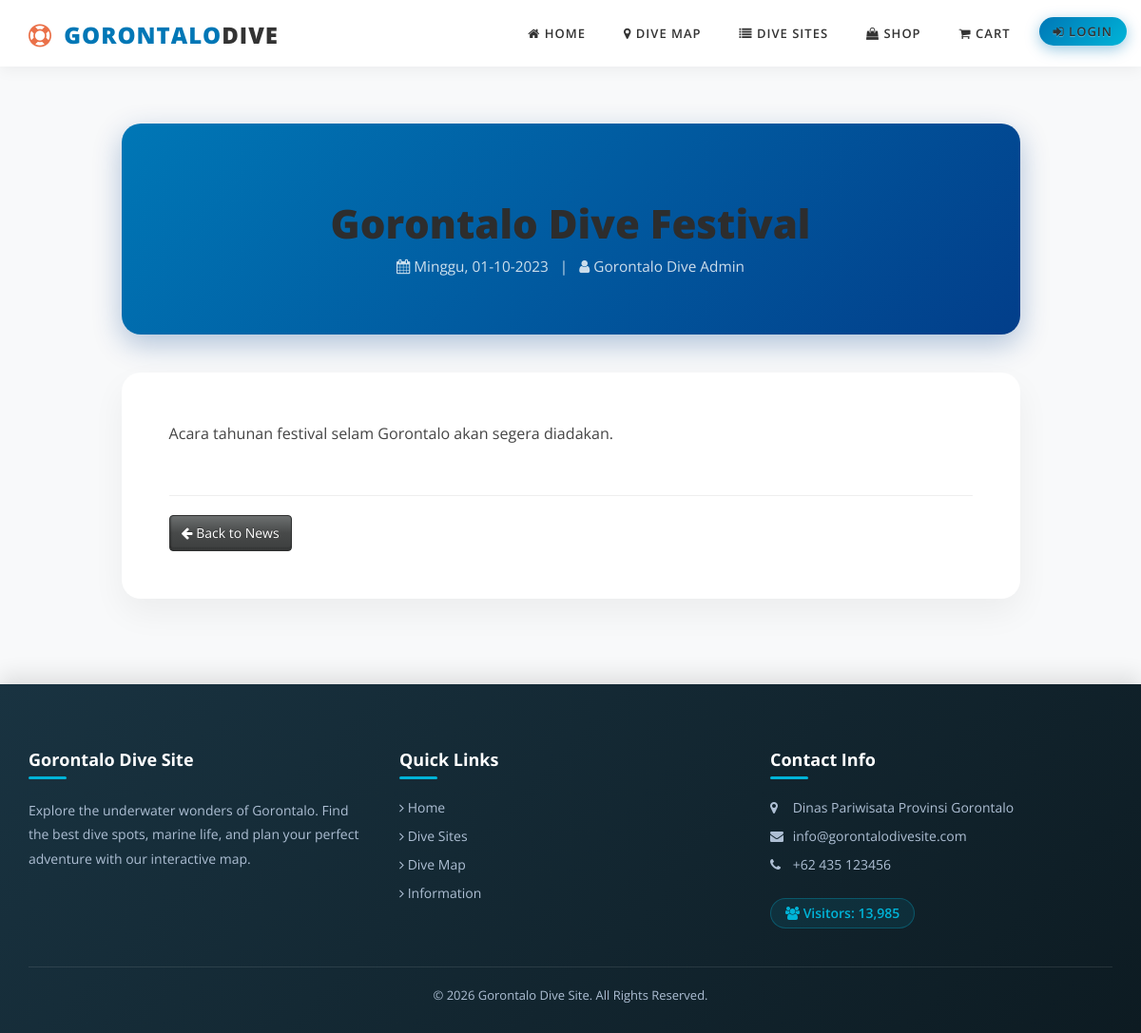
/detailberita?id_berita=1, run on the app's committed database.
### tables this page shows
CREATE TABLE IF NOT EXISTS `berita` (
  `Id_berita` int(11) NOT NULL AUTO_INCREMENT,
  `tanggal` date NOT NULL,
  `gambar` varchar(255) DEFAULT NULL,
  `judul` varchar(255) NOT NULL,
  `konten` text NOT NULL,
  PRIMARY KEY (`Id_berita`)
);

### detailberita.php (the view, shortened to what this page needs)
<?php
include_once "header.php"; ?>
<div class="container" style="margin-top: 30px;">
    <div class="row">
        <div class="col-md-10 col-md-offset-1">
            <?php
            include "koneksiberita.php";
            $data=mysqli_fetch_row(mysqli_query($con,"select * from berita where id_berita='".$_GET['id_berita']."'"));
            $tgl=explode("-",$data[1]);
            $x  = mktime(0, 0, 0, date("$tgl[1]"), date("$tgl[2]"),  date("$tgl[0]"));
            switch(date("l",$x))
            {
                case 'Sunday':$nmh="Minggu";break;
            }
            ?>
            <div class="article-header">
                <h1><?php echo $data[3]; ?></h1>
                <div class="article-meta">
                    <i class="fa fa-calendar"></i> <?php echo "$nmh, $tgl[2]-$tgl[1]-$tgl[0]" ?> &nbsp;&nbsp;|&nbsp;&nbsp;
                    <i class="fa fa-user"></i> Gorontalo Dive Admin
                </div>
            </div>
            <div class="article-content">
                <?php echo $data[4]; ?>
                <div style="margin-top: 50px; border-top: 1px solid #eee; padding-top: 20px;">
                    <a href="berita" class="btn btn-default"><i class="fa fa-arrow-left"></i> Back to News</a>
                </div>
            </div>
        </div>
    </div>
</div>
<?php include_once "footer.php"; ?>

### css/style.css (style rules this page uses)
body { background: url("../img/background.png"); font-family: sistem; }
.btn { border: 0; border-bottom: 0; border-left: 0; font-weight: '900'; box-shadow: inset 0 -3.2px rgba(0, 0, 0, 0.12), inset 2px 0 rgba(0, 0, 0, 0.1); outline: none; -webkit-outline: none; -o-outline: none; -moz-outline: none; }

### css/premium.css (style rules this page uses)
body { font-family: 'Outfit', sans-serif; background: #f4f9f9; color: #2b3a42; }
.article-header { background: linear-gradient(135deg, #0077b6 0%, #023e8a 100%); color: white; padding: 60px 20px; border-radius: 20px; text-align: center; margin-bottom: 40px; box-shadow: 0 10px 30px rgba(2, 62, 138, 0.3); }
.article-header h1 { font-weight: 800; font-size: 3em; margin-bottom: 10px; line-height: 1.2; }
.article-meta { font-size: 1.1em; opacity: 0.8; }
.article-content { background: white; padding: 50px; border-radius: 20px; box-shadow: 0 15px 35px rgba(0,0,0,0.05); font-size: 1.15em; line-height: 1.8; color: #444; margin-bottom: 40px; }

### css2/custom.css (style rules this page uses)
a { color: #4B58A6; }

### data on the page
berita: judul "Gorontalo Dive Festival", tanggal "Minggu", tanggal "01", tanggal "10", tanggal "2023", konten "Acara tahunan festival selam Gorontalo akan segera diadakan."

### other printed values
$counter "13,985"
